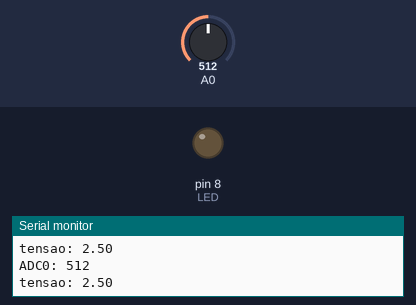
This sketch was run on a simulated Arduino Uno, built with avr-gcc and run on an emulated ATmega328P. Parts: output pins drawn as LEDs (lit = HIGH), the last lines printed to the serial monitor. The inputs (shaded band) are chosen by the test bench; at power-on: A0 = 512.

Above: at 0.8 s.
0.9 s: A0 set to 599
2.4 s: A0 set to 628
At 2.9 s:
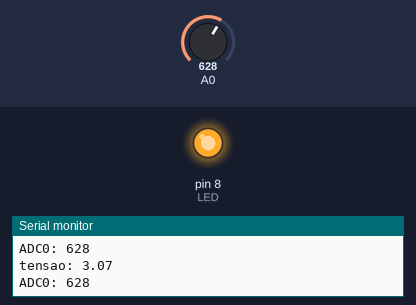
4.0 s: A0 set to 511
At 4.8 s:
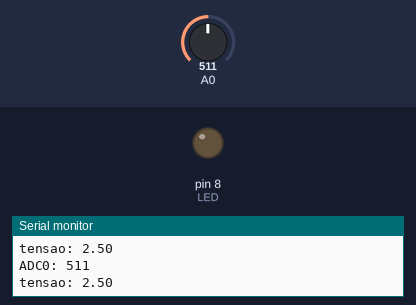
5.5 s: A0 set to 716
At 6.7 s:
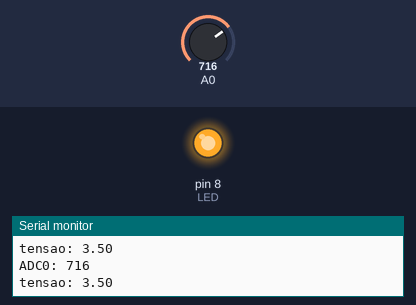
Timing chart, 0 to 8.1 s (numbered marks = the images above; inputs shaded):
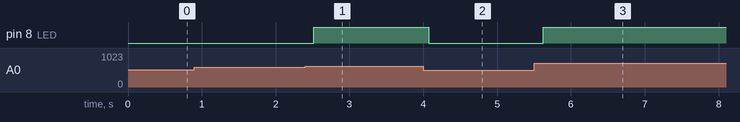

Measured:
- the behaviour switches between 613 and 614 on A0 (found by bisection; images 0 and 1)
- after the input at 2.4 s, pin 8 (LED): LOW → HIGH after 0.12 s
- after the input at 4.0 s, pin 8 (LED): HIGH → LOW after 0.07 s
- after the input at 5.5 s, pin 8 (LED): LOW → HIGH after 0.13 s

The sketch:

ADC.ino
```cpp
#define LED (1<<PB0)
void ADC_init(void)
{
  // Configurando Vref para VCC = 5V
  ADMUX = (1 << REFS0);
  /*
    ADC ativado e preescaler de 128
    16MHz / 128 = 125kHz
    ADEN = ADC Enable, ativa o ADC
    ADPSx = ADC Prescaler Select Bits
    1 1 1 = clock / 128
  */
  ADCSRA = (1 << ADEN) | (1 << ADPS2) | (1 << ADPS1) | (1 << ADPS0);
}
int ADC_read(u8 ch)
{
  char i;
  int ADC_temp = 0; // ADC temporário, para manipular leitura
  int ADC_read = 0; // ADC_read
  ch &= 0x07;
  // Zerar os 3 primeiros bits e manter o resto
  ADMUX = (ADMUX & 0xF8) | ch;
  // ADSC (ADC Start Conversion)
  ADCSRA |= (1 << ADSC); // Faça uma conversão
  // ADIF (ADC Interrupt Flag) é setada quando o ADC pede interrupção
  // e resetada quando o vetor de interrupção
  // é tratado.
  while (!(ADCSRA & (1 << ADIF))); // Aguarde a conversão do sinal
  for (i = 0; i < 8; i++) // Fazendo a conversão 8 vezes para maior precisão
  {
    ADCSRA |= (1 << ADSC); // Faça uma conversão
    while (!(ADCSRA & (1 << ADIF))); // Aguarde a conversão do sinal
    ADC_temp = ADCL; // lê o registro ADCL
    ADC_temp += (ADCH << 8); // lê o registro ADCH
    ADC_read += ADC_temp; // Acumula o resultado (8 amostras) para média
  }
  ADC_read = ADC_read >> 3; // média das 8 amostras ( >> 3 é o mesmo que /8)
  return ADC_read;
}
int main()
{
  u16 adc_result0;
  unsigned long int aux;
  float tensao;
  DDRB = LED;

  Serial.begin(9600);
  ADC_init(); // Inicializa ADC

  while (1)
  {
    adc_result0 = ADC_read(ADC0D); // lê o valor do ADC0 = PC0

    // Mostra o valor na serial
    Serial.print("ADC0: ");
    Serial.println(adc_result0);
    _delay_ms(50);
    tensao = (adc_result0 * 5.0) / 1023.0;
    if(tensao > 3.0){
     PORTB |= LED;
    }else{
      PORTB &= ~LED;
    }
    Serial.print("tensao: ");
    Serial.println(tensao);
  }
}
```
